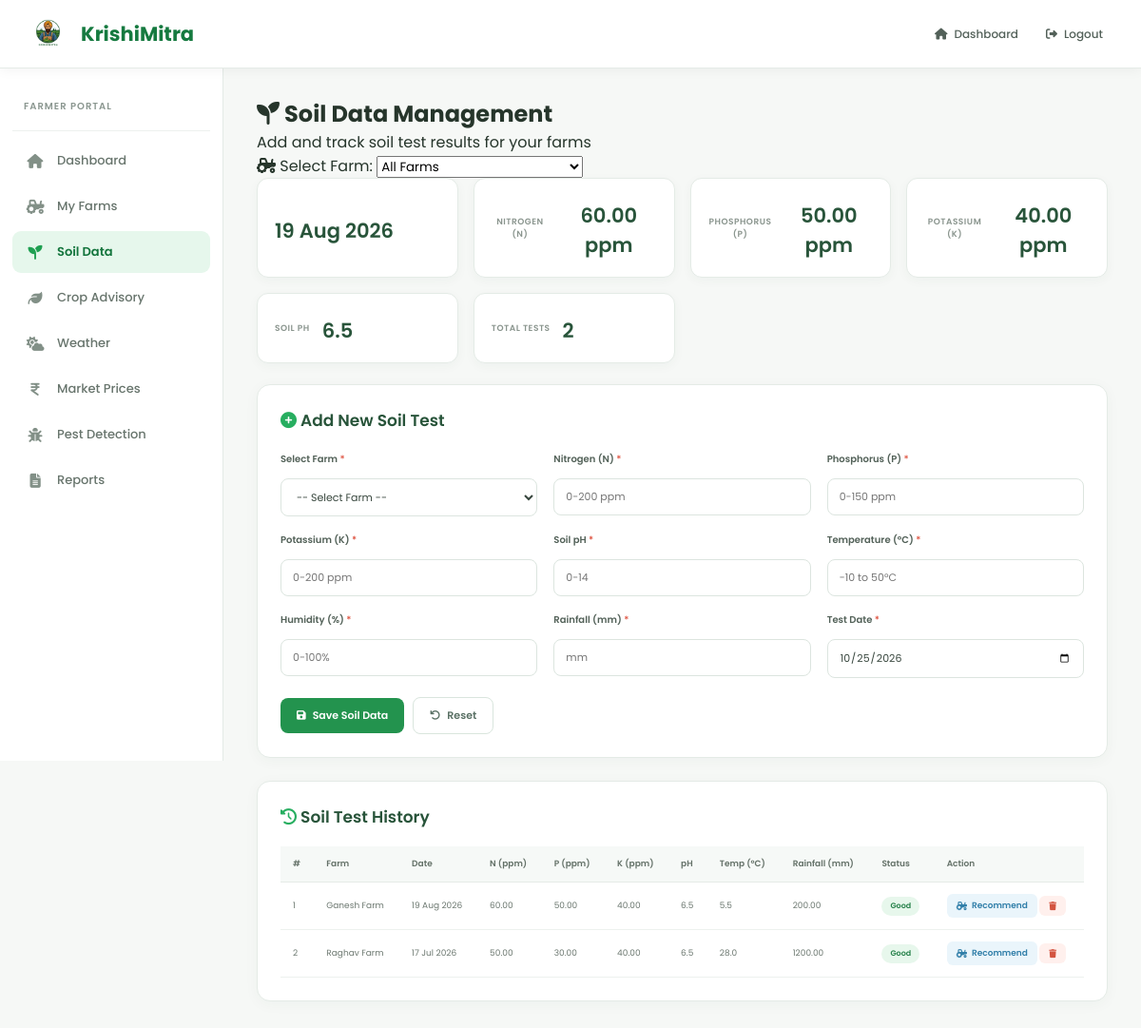
Screenshot of /KRISHIMITRA/farmer/soil_data.php (signed in) with the database file from the repository.
### tables this page shows
CREATE TABLE `soil_data` (
  `id` int(11) NOT NULL,
  `farm_id` int(11) NOT NULL,
  `farmer_id` int(11) NOT NULL,
  `nitrogen` decimal(6,2) NOT NULL,
  `phosphorus` decimal(6,2) NOT NULL,
  `potassium` decimal(6,2) NOT NULL,
  `ph` decimal(4,1) NOT NULL,
  `temperature` decimal(5,1) NOT NULL,
  `humidity` decimal(5,1) NOT NULL,
  `rainfall` decimal(6,2) NOT NULL,
  `test_date` date NOT NULL,
  `created_at` timestamp NOT NULL DEFAULT current_timestamp()
);

CREATE TABLE `farms` (
  `id` int(11) NOT NULL,
  `farmer_id` int(11) NOT NULL,
  `farm_name` varchar(100) NOT NULL,
  `location` varchar(100) NOT NULL,
  `farm_size` decimal(10,2) NOT NULL,
  `soil_type` varchar(50) DEFAULT NULL,
  `crop_history` text DEFAULT NULL,
  `created_at` timestamp NOT NULL DEFAULT current_timestamp(),
  `latitude` decimal(10,8) DEFAULT NULL,
  `longitude` decimal(11,8) DEFAULT NULL,
  `district` varchar(100) DEFAULT NULL
);

### KRISHIMITRA/farmer/soil_data.php (the view, shortened to what this page needs)
<?php
require_once '../config/database.php';
$farmer_id = $_SESSION['farmer_id'];
$stmt = $pdo->prepare("SELECT * FROM farms WHERE farmer_id = ? ORDER BY farm_name");
$stmt->execute([$farmer_id]);
$farms = $stmt->fetchAll();
$page = isset($_GET['page']) ? (int)$_GET['page'] : 1;
$limit = 10;
$offset = ($page - 1) * $limit;
$where_conditions = ["sd.farmer_id = ?"];
$params = [$farmer_id];
$where_clause = implode(" AND ", $where_conditions);
$count_sql = "SELECT COUNT(*) as total FROM soil_data sd WHERE $where_clause";
$stmt = $pdo->prepare($count_sql);
$stmt->execute($params);
$total_records = $stmt->fetch()['total'];
$sql = "SELECT sd.*, f.farm_name
        FROM soil_data sd
        LEFT JOIN farms f ON sd.farm_id = f.id
        WHERE $where_clause
        ORDER BY sd.test_date DESC, sd.created_at DESC
        LIMIT " . (int)$limit . " OFFSET " . (int)$offset;
$stmt = $pdo->prepare($sql);
$stmt->execute($params);
$soil_data = $stmt->fetchAll();
$sql = "SELECT sd.*, f.farm_name
        FROM soil_data sd
        LEFT JOIN farms f ON sd.farm_id = f.id
        WHERE $where_clause
        ORDER BY sd.test_date DESC LIMIT 1";
$stmt = $pdo->prepare($sql);
$stmt->execute($params);
$latest = $stmt->fetch();
?>
<!DOCTYPE html>
<html lang="en">
<head>
    <link rel="stylesheet" href="farmer_dashboard.css">
    <link rel="stylesheet" href="farmer_common.css">
    <link rel="stylesheet" href="soil_data.css">
    <link rel="stylesheet" href="https://cdnjs.cloudflare.com/ajax/libs/font-awesome/6.5.0/css/all.min.css">
</head>
<body>
<div class="navbar">
    <div class="brand">
        <img src="../assets/images/logo1.png" alt="KrishiMitra Logo" onerror="this.src='../pictures/images/logo1.png'">
        <h2>KrishiMitra</h2>
    </div>
    <div class="nav-actions">
        <a href="farmer_dashboard.php"><i class="fas fa-home"></i> Dashboard</a>
        <a href="../logout.php" class="logout-btn"><i class="fas fa-sign-out-alt"></i> Logout</a>
    </div>
</div>
<div class="layout">
    <aside class="sidebar">
        <div class="sidebar-heading">
            <span>FARMER PORTAL</span>
        </div>
        <nav>
            <a href="farmer_dashboard.php"><i class="fas fa-house"></i><span>Dashboard</span></a>
            <a href="manage_farms.php"><i class="fas fa-tractor"></i><span>My Farms</span></a>
            <a class="active" href="soil_data.php"><i class="fas fa-seedling"></i><span>Soil Data</span></a>
            <a href="crop_recommendation.php"><i class="fas fa-leaf"></i><span>Crop Advisory</span></a>
            <a href="weather.php"><i class="fas fa-cloud-sun"></i><span>Weather</span></a>
            <a href="market_prices.php"><i class="fas fa-indian-rupee-sign"></i><span>Market Prices</span></a>
            <a href="disease_detection.php"><i class="fas fa-bug"></i><span>Pest Detection</span></a>
            <a href="reports.php"><i class="fas fa-file-lines"></i><span>Reports</span></a>
        </nav>
    </aside>
    <div class="content">
        <div class="welcome-box">
            <h2><i class="fas fa-seedling"></i> Soil Data Management</h2>
            <p>Add and track soil test results for your farms</p>
        </div>
        <?php if (count($farms) > 0): ?>
        <div class="farm-filter">
            <form method="GET" action="">
                <div class="filter-group">
                    <label><i class="fas fa-tractor"></i> Select Farm:</label>
                    <select name="farm_id" onchange="this.form.submit()">
                        <option value="0">All Farms</option>
                    </select>
                </div>
            </form>
        </div>
        <?php endif; ?>
        <?php if ($latest): ?>
        <div class="soil-summary">
            <div class="stat-card">
                <div class="value"><?php echo date('d M Y', strtotime($latest['test_date'])); ?></div>
            </div>
            <div class="stat-card">
                <div class="label">Nitrogen (N)</div>
                <div class="value"><?php echo $latest['nitrogen']; ?> ppm</div>
            </div>
            <div class="stat-card">
                <div class="label">Phosphorus (P)</div>
                <div class="value"><?php echo $latest['phosphorus']; ?> ppm</div>
            </div>
            <div class="stat-card">
                <div class="label">Potassium (K)</div>
                <div class="value"><?php echo $latest['potassium']; ?> ppm</div>
            </div>
            <div class="stat-card">
                <div class="label">Soil pH</div>
                <div class="value"><?php echo $latest['ph']; ?></div>
            </div>
            <div class="stat-card">
                <div class="label">Total Tests</div>
                <div class="value"><?php echo $total_records; ?></div>
            </div>
        </div>
        <?php endif; ?>
        <div class="soil-form">
            <h3><i class="fas fa-plus-circle" style="color: #27ae60;"></i> Add New Soil Test</h3>
            <?php if (count($farms) == 0): ?>
                <div class="alert alert-warning">
                    <i class="fas fa-exclamation-triangle"></i>
                    You need to <a href="manage_farms.php" style="color: #27ae60; font-weight: 600;">add a farm</a> first before adding soil data.
                </div>
            <?php else: ?>
                <form method="POST" action="" id="soilForm">
                    <div class="form-grid">
                        <div class="form-group">
                            <label>Select Farm <span class="required">*</span></label>
                            <select name="farm_id" required>
                                <option value="">-- Select Farm --</option>
                            </select>
                        </div>
                        <div class="form-group">
                            <label>Nitrogen (N) <span class="required">*</span></label>
                            <input type="number" name="nitrogen" step="0.01" min="0" max="200" placeholder="0-200 ppm" required>
                        </div>
                        <div class="form-group">
                            <label>Phosphorus (P) <span class="required">*</span></label>
                            <input type="number" name="phosphorus" step="0.01" min="0" max="150" placeholder="0-150 ppm" required>
                        </div>
                        <div class="form-group">
                            <label>Potassium (K) <span class="required">*</span></label>
                            <input type="number" name="potassium" step="0.01" min="0" max="200" placeholder="0-200 ppm" required>
                        </div>
                        <div class="form-group">
                            <label>Soil pH <span class="required">*</span></label>
                            <input type="number" name="ph" step="0.1" min="0" max="14" placeholder="0-14" required>
                        </div>
                        <div class="form-group">
                            <label>Temperature (°C) <span class="required">*</span></label>
                            <input type="number" name="temperature" step="0.1" min="-10" max="50" placeholder="-10 to 50°C" required>
                        </div>
                        <div class="form-group">
                            <label>Humidity (%) <span class="required">*</span></label>
                            <input type="number" name="humidity" step="0.1" min="0" max="100" placeholder="0-100%" required>
                        </div>
                        <div class="form-group">
                            <label>Rainfall (mm) <span class="required">*</span></label>
                            <input type="number" name="rainfall" step="0.01" min="0" placeholder="mm" required>
                        </div>
                        <div class="form-group">
                            <label>Test Date <span class="required">*</span></label>
                            <input type="date" name="test_date" required>
                        </div>
                    </div>
                    <div class="form-actions">
                        <button type="submit" name="add_soil" class="btn-primary">
                            <i class="fas fa-save"></i> Save Soil Data
                        </button>
                        <button type="reset" class="btn-secondary">
                            <i class="fas fa-undo"></i> Reset
                        </button>
                    </div>
                </form>
            <?php endif; ?>
        </div>
        <div class="soil-table">
            <h3><i class="fas fa-history" style="color: #27ae60;"></i> Soil Test History</h3>
            <?php if (count($soil_data) > 0): ?>
                <div class="table-responsive">
                    <table>
                        <thead>
                            <tr>
                                <th>#</th>
                                <th>Farm</th>
                                <th>Date</th>
                                <th>N (ppm)</th>
                                <th>P (ppm)</th>
                                <th>K (ppm)</th>
                                <th>pH</th>
                                <th>Temp (°C)</th>
                                <th>Rainfall (mm)</th>
                                <th>Status</th>
                                <th>Action</th>
                            </tr>
                        </thead>
                        <tbody>
                            <?php
                            $count = $offset + 1;
                            foreach ($soil_data as $data):
                                $status = 'healthy';
                                $status_label = $status === 'healthy' ? 'Good' : ($status === 'warning' ? 'Needs Attention' : 'Deficient');
                            ?>
                            <tr>
                                <td><?php echo $count++; ?></td>
                                <td><?php echo htmlspecialchars($data['farm_name']); ?></td>
                                <td><?php echo date('d M Y', strtotime($data['test_date'])); ?></td>
                                <td><?php echo $data['nitrogen']; ?></td>
                                <td><?php echo $data['phosphorus']; ?></td>
                                <td><?php echo $data['potassium']; ?></td>
                                <td><?php echo $data['ph']; ?></td>
                                <td><?php echo $data['temperature']; ?></td>
                                <td><?php echo $data['rainfall']; ?></td>
                                <td><span class="status-badge <?php echo $status; ?>"><?php echo $status_label; ?></span></td>
                                <td>
                                    <a href="crop_recommendation.php?soil_id=<?php echo $data['id']; ?>" class="btn-sm btn-recommend">
                                        <i class="fas fa-tractor"></i> Recommend
                                    </a>
                                    <a href="#" onclick="confirmDelete(<?php echo $data['id']; ?>)" class="btn-sm btn-delete">
                                        <i class="fas fa-trash"></i>
                                    </a>
                                </td>
                            </tr>
                            <?php endforeach; ?>
                        </tbody>
                    </table>
                </div>
            <?php endif; ?>
        </div>
    </div>
</div>
</body>
</html>

### KRISHIMITRA/farmer/farmer_dashboard.css (style rules this page uses)
* { margin: 0; padding: 0; box-sizing: border-box; }
html { scroll-behavior: smooth; }
body { font-family: 'Poppins', sans-serif; background: #f6f8f6; color: #25352b; overflow-x: hidden; }
a { text-decoration: none; color: inherit; }
.navbar { position: fixed; top: 0; left: 0; right: 0; height: 72px; background: #ffffff; display: flex; align-items: center; justify-content: space-between; padding: 0 28px; border-bottom: 1px solid #e6ece8; box-shadow: 0 2px 12px rgba(0, 0, 0, 0.05); z-index: 1000; }
.brand { display: flex; align-items: center; gap: 12px; min-width: 235px; }
.brand img { width: 45px; height: 52px; object-fit: contain; }
.brand h2 { color: #167a40; font-size: 21px; font-weight: 700; line-height: 1.2; }
.nav-actions { display: flex; align-items: center; gap: 5px; }
.nav-actions a, .farmer-user { display: flex; align-items: center; gap: 7px; padding: 9px 12px; border-radius: 8px; font-size: 12px; font-weight: 500; color: #536159; transition: all 0.2s ease; }
.layout { padding-top: 72px; }
.sidebar { position: fixed; top: 72px; left: 0; width: 235px; height: calc(100vh - 72px); background: #ffffff; border-right: 1px solid #e4ebe6; padding: 25px 13px; overflow-y: auto; z-index: 900; }
.sidebar-heading { padding: 0 12px 15px; margin-bottom: 9px; border-bottom: 1px solid #edf1ee; }
.sidebar-heading span { color: #8b9790; font-size: 10px; font-weight: 600; letter-spacing: 1px; }
.sidebar nav { width: 100%; }
.sidebar nav a { display: flex; align-items: center; width: 100%; gap: 13px; padding: 12px 14px; margin: 4px 0; border-radius: 9px; color: #68756d; font-size: 13px; font-weight: 500; transition: all 0.2s ease; }
.sidebar nav a i { width: 20px; text-align: center; color: #829087; font-size: 15px; }
.sidebar nav a.active { background: #e6f7ec; color: #14753d; font-weight: 600; }
.sidebar nav a.active i { color: #1fa052; }
.content { margin-left: 235px; width: calc(100% - 235px); padding: 30px 35px 50px; }

### KRISHIMITRA/farmer/soil_data.css (style rules this page uses)
.soil-summary { display: grid; grid-template-columns: repeat(4, 1fr); gap: 16px; margin-bottom: 22px; }
.soil-summary .stat-card { padding: 18px; text-align: center; background: #ffffff; border: 1px solid #e4ebe6; border-radius: 12px; box-shadow: 0 3px 12px rgba(29,73,42,0.04); transition: 0.2s; }
.soil-summary .stat-card .label { color: #8a958e; font-size: 9px; font-weight: 600; text-transform: uppercase; letter-spacing: 0.5px; }
.soil-summary .stat-card .value { color: #28543a; font-size: 21px; font-weight: 600; margin-top: 5px; }
.soil-form { background: #ffffff; padding: 24px; border: 1px solid #e4ebe6; border-radius: 14px; margin-bottom: 24px; box-shadow: 0 3px 15px rgba(29,73,42,0.04); }
.soil-form h3 { color: #28543a; font-size: 17px; font-weight: 600; margin-bottom: 20px; }
.soil-form .form-grid { display: grid; grid-template-columns: repeat(3, 1fr); gap: 17px; }
.soil-form .form-group { margin-bottom: 0; }
.soil-form label { display: block; color: #526158; font-size: 10px; font-weight: 600; margin-bottom: 6px; }
.soil-form label .required { color: #df5745; }
.soil-form input, .soil-form select { width: 100%; padding: 10px 12px; border: 1px solid #dce5df; border-radius: 8px; background: #ffffff; color: #37463d; font-size: 11px; outline: none; transition: 0.2s; }
.soil-table { background: #ffffff; padding: 24px; border: 1px solid #e4ebe6; border-radius: 14px; box-shadow: 0 3px 15px rgba(29,73,42,0.04); }
.soil-table h3 { color: #28543a; font-size: 17px; font-weight: 600; margin-bottom: 18px; }
.table-responsive { width: 100%; overflow-x: auto; }
.soil-table table { width: 100%; min-width: 750px; border-collapse: collapse; }
.soil-table th { padding: 12px 13px; background: #f6f9f7; color: #647168; text-align: left; font-size: 9px; font-weight: 600; border-bottom: 1px solid #e5ebe7; }
.soil-table td { padding: 12px 13px; color: #6b776f; font-size: 9px; border-bottom: 1px solid #edf1ee; }
.soil-form .form-actions { display: flex; gap: 9px; margin-top: 20px; }

### rows the page displays
soil_data: test_date "19 Aug 2026", nitrogen "60.00", phosphorus "50.00", potassium "40.00", ph "6.5", farm.farm_name "Ganesh Farm", temperature "5.5", rainfall "200.00", status_label "Good"
soil_data: farm.farm_name "Raghav Farm", test_date "17 Jul 2026", nitrogen "50.00", phosphorus "30.00", potassium "40.00", ph "6.5", temperature "28.0", rainfall "1200.00", status_label "Good"

### other values shown
$total_records "2"
